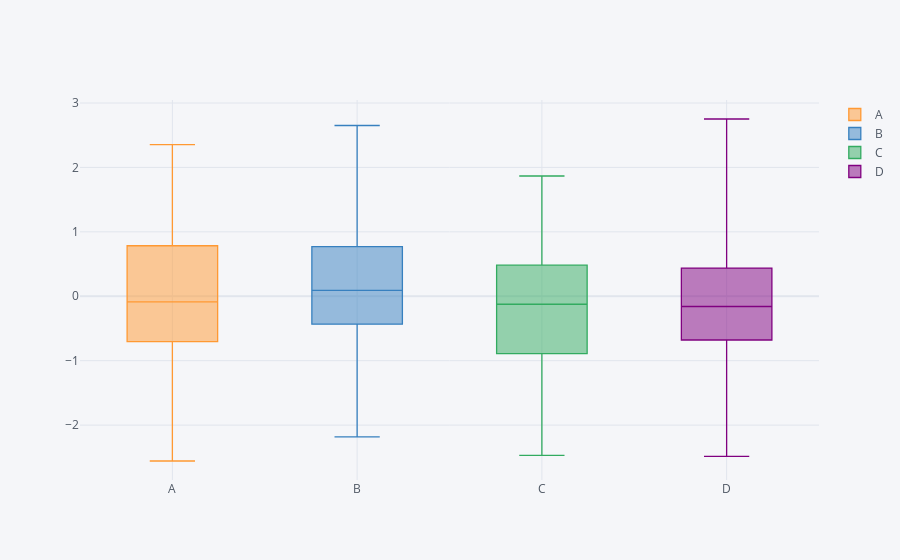

The notebook cell saved with this chart:
### Markdown cell above
### Box plot - Explicação 

Uma análise das estatísticas descritivas da amostra é fundamental para resumirmos algumas informações sobre a população. Estas informações são utilizadas para tomada de decisão e formação de modelos estatísticos paramétricos. Definiremos como:

Mínimo: menor elemento da amostra;

Máximo: maior elemento da amostra;

Quartis (Q1, Q2 e Q3): São valores dados a partir do conjunto de observações ordenado em ordem crescente, que dividem a distribuição em quatro partes iguais. O primeiro quartil, Q1, é o número que deixa 25% das observações abaixo e 75% acima, enquanto que o terceiro quartil, Q3, deixa 75% das observações abaixo e 25% acima. Já Q2 é a mediana, deixa 50% das observações abaixo e 50% das observações acima.

fonte: http://www.portalaction.com.br/estatistica-basica/23-quartis#quartis

### Code cell
df.iplot(kind = 'box')
